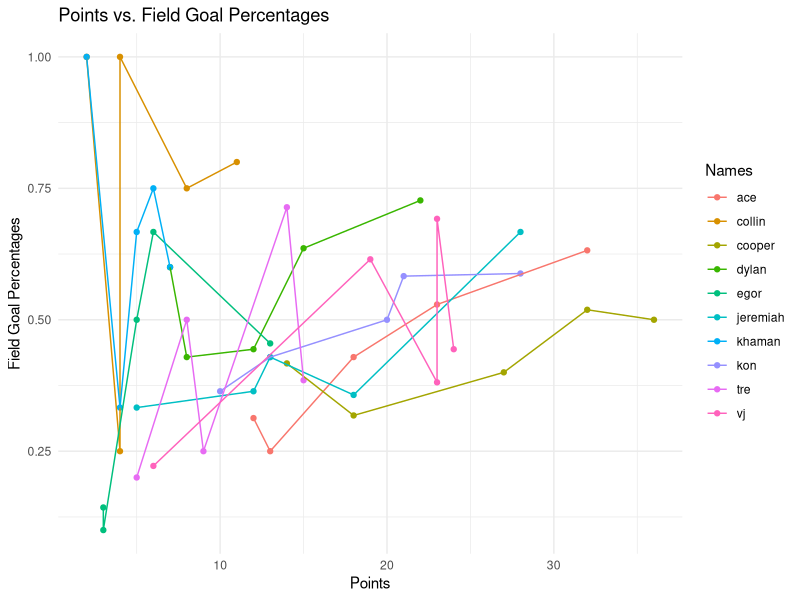
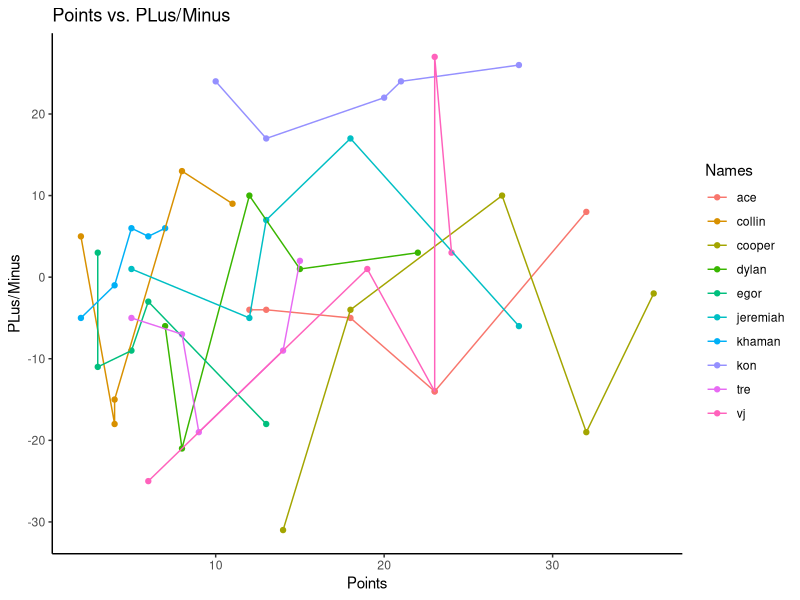

The R script that drew these images, in order:
#install necessary packages for data analysis
install.packages(c("dplyr", "tidyverse", "readr", "ggplot2"))

used_library <- c("dplyr", "tidyverse", "readr", "ggplot2")
lapply(used_library, library, character.only = TRUE)
#read data that we scraped from basketball references and transformed with Tablaeu
df_2025draft <- read_csv("2025draft_10_picks.csv")
View(df_2025draft)

#we split the data by the names of each rookie
split_df_dplyr <- df_2025draft %>%
  group_by(Names) %>%
  group_split()

split_df_dplyr

#a function to rename each dataframe to the players name
get_player_name <- function(list) { 
  
  temp_vec <- c()
  
  for (i in seq_along(list)) {
  
    temp_val <- list[[i]][1, "Names"]
  
    temp_vec <- c(temp_vec, temp_val)
    
  }
  
  names(list) <- temp_vec
  
  return(list)
}

split_df_dplyr <- get_player_name(split_df_dplyr)

#check if the function had worked
names(split_df_dplyr)

#create a graph from the original df to see the impact each player had on the game using their
#points versus how much impact those points were through fg%
ggplot(data = df_2025draft, aes(x = df_2025draft$PTS, y = df_2025draft$`FG%`, color = Names)) +
  geom_point() +
  geom_line() + 
  labs(
    title = "Points vs. Field Goal Percentages", 
    x = "Points", 
    y = "Field Goal Percentages"
  ) + 
  theme_minimal()

#create a graph from the original df to see the impact each player had on the game using their
#points versus how much impact those points were through +/-
ggplot(data = df_2025draft, aes(x = df_2025draft$PTS, y = df_2025draft$`+/-`, color = Names)) +
  geom_point() + 
  geom_line() + 
  labs(
    title = "Points vs. PLus/Minus", 
    x = "Points", 
    y = "PLus/Minus"
  ) + 
  theme_classic()

#a function that calculates and returns the average point for each dataframe entered of a player
average_points <- function(list) { 
  
  return(mean(list$PTS))
  
}

average_points(split_df_dplyr$ace)
average_points(split_df_dplyr$cooper)
average_points(split_df_dplyr$kon)

#a function that calculates and returns the average anything from the player for each dataframe entered of a player
average_player <- function(list, col) { 
  
  
  col_num <- as.numeric(list[[col]])
  return(mean(col_num,na.rm = T))
  
}

average_player(split_df_dplyr$ace, "PF")
average_player(split_df_dplyr$cooper, "MP")
average_player(split_df_dplyr$kon, "FGA")

#a function that calculates and returns the point total for each dataframe entered of a player where a player has the highest game score
pts_from_max_gmsc <- function(list) { 
  
  results <- list$PTS[which.max(list$GmSc)]
  
  return(results)
  
}

pts_from_max_gmsc(split_df_dplyr$dylan)

#a function that calculates and returns the average PRA for each dataframe entered of a player
average_pra <- function(list) { 
  
  avg_pra <- c(mean(list$PTS), mean(list$TRB), mean(list$AST))
  
  return(avg_pra)
  
}

average_pra(split_df_dplyr$ace)
average_pra(split_df_dplyr$cooper)
average_pra(split_df_dplyr$vj)
